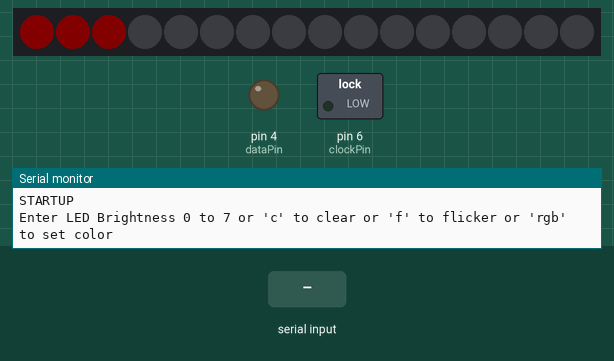
This sketch was run on a simulated Arduino Leonardo, built with avr-gcc and run on an emulated ATmega32U4. Parts: 16 RGB LEDs in strip order, left to right, switched loads named in the sketch (green lamp = pin HIGH), output pins drawn as LEDs (lit = HIGH), the last lines printed to the serial monitor. The inputs (shaded band) are chosen by the test bench. Dim RGB values are drawn brighter than linear; random numbers use the default seed unless the sketch sets one.

Above: at 1.2 s.
1.3 s: "b90\n" received over Serial
At 1.77 s:
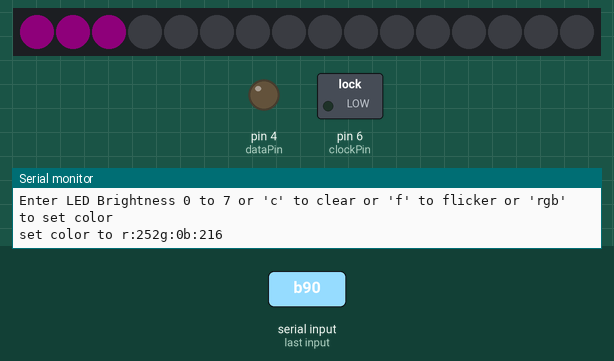
3.9 s: "v1\n" received over Serial
5.4 s: "f90\n" received over Serial
At 6.6 s:
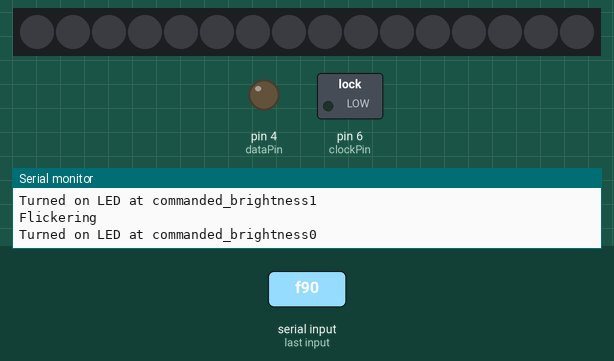
6.9 s: "c,45\n" received over Serial
At 7.7 s:
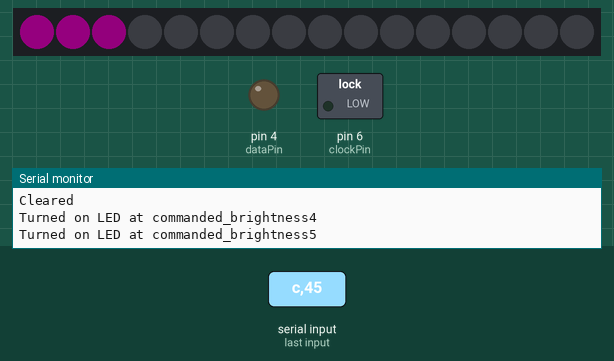
8.4 s: "0\n" received over Serial
At 9.1 s:
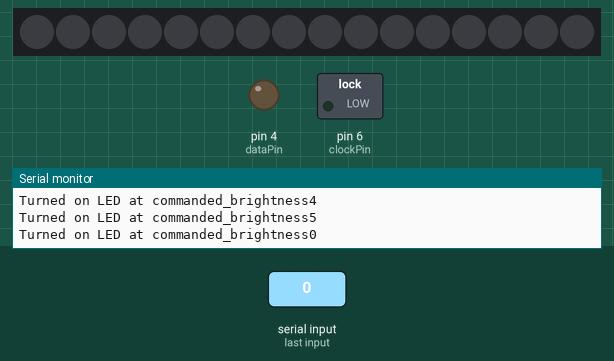
9.9 s: "90,45\n" received over Serial
At 10.7 s:
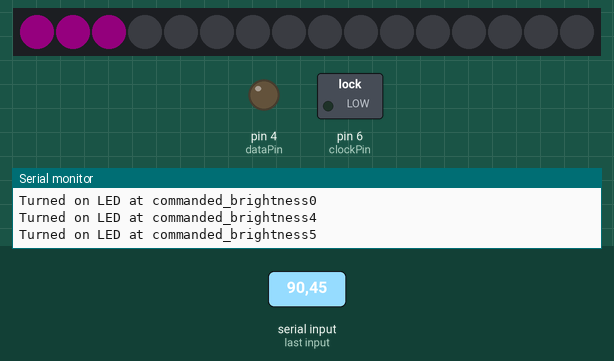
Timing chart, 0 to 12.5 s (numbered marks = the images above; inputs shaded):
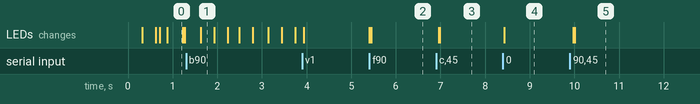

The sketch:

jack-o-candle2.ino
```cpp
#include <Adafruit_NeoPixel.h>

/*
Adafruit Arduino - Lesson 5. Serial Monitor
*/

int latchPin = 5;
int clockPin = 6;
int dataPin = 4;

byte color_of_led = 8;
char previous_ch = '-';

byte leds = 0;

void setupSerial()
{
  pinMode(latchPin, OUTPUT);
  pinMode(dataPin, OUTPUT);
  pinMode(clockPin, OUTPUT);
  Serial.begin(9600);
  while (! Serial); // Wait untilSerial is ready - Leonardo
  Serial.println("Enter LED Brightness 0 to 7 or 'c' to clear or 'f' to flicker or 'rgb' to set color");
}

#define PIN 2

// Parameter 1 = number of pixels in strip
// Parameter 2 = pin number (most are valid)
// Parameter 3 = pixel type flags, add together as needed:
//   NEO_KHZ800  800 KHz bitstream (most NeoPixel products w/WS2812 LEDs)
//   NEO_KHZ400  400 KHz (classic 'v1' (not v2) FLORA pixels, WS2811 drivers)
//   NEO_GRB     Pixels are wired for GRB bitstream (most NeoPixel products)
//   NEO_RGB     Pixels are wired for RGB bitstream (v1 FLORA pixels, not v2)
Adafruit_NeoPixel strip = Adafruit_NeoPixel(16, 2, NEO_GRB + NEO_KHZ800);

/*
 5 "flames" of 3 pixels each.
 Each flame can have a brightness of 0 to 254 (play with this scale)
 Eventually, light up center pixel of three first then the sides. This version will just distribute amongst the 3 pixels.
*/

#define NUMBER_OF_FLAMES 1 // depends on number of neopixel triplets. 5 for 16 NeoPixel ring. 4 for 12 NeoPixel ring
#define FLICKER_CHANCE 3 // increase this to increase the chances an individual flame will flicker

uint32_t rez_range = 256*3;
#define D_ false

// console buttons:
struct flame_element{
  int brightness;
  int step;
  int max_brightness;
  long rgb[3];
  int state;
  } flames[NUMBER_OF_FLAMES];

  int new_brightness = 0;
  unsigned long rgb[3]; //reusable temporary array
  uint8_t scaleD_rgb[3];
  byte acc;

 #define SCALERVAL 256*3
 const int flamecolors[22][3] = {
{ SCALERVAL, 0,  0},
{ SCALERVAL, 0,  0},
{ SCALERVAL, 0,  0},
{ SCALERVAL, 0,  0},
{ SCALERVAL, 0,  0},
{ SCALERVAL, 0,  0},
{ SCALERVAL, 0,  0},
{ SCALERVAL, 0,  0},
{ SCALERVAL, SCALERVAL*.4,  },
{ SCALERVAL, SCALERVAL*.4,  0},
{ SCALERVAL, SCALERVAL*.4,  0},
{ SCALERVAL, SCALERVAL*.4,  0},
{ SCALERVAL, SCALERVAL*.3,  0},
{ SCALERVAL, SCALERVAL*.3,  0},
{ SCALERVAL, SCALERVAL*.3,  0},
{ SCALERVAL, SCALERVAL*.3,  0},
{ SCALERVAL, SCALERVAL*.3,  0},
{ SCALERVAL, SCALERVAL*.3,  0},
{ SCALERVAL, SCALERVAL*.3,  },
{ SCALERVAL, SCALERVAL*.3,  SCALERVAL}, // white
{ 0, SCALERVAL*.2,  SCALERVAL}, // that one blue flame
{ SCALERVAL,  SCALERVAL*.3,  SCALERVAL*.5}
};


void setup() {
 // if (D_){
    Serial.begin(9600);
    Serial.println("STARTUP");
//  }
  setupSerial();
  strip.begin();
  strip.show(); // Initialize all pixels to 'off'
  randomSeed(analogRead(4));
    InitFlames();

}


void loop() {
  int commanded_brightness;

  if (Serial.available())
  {
    char ch = Serial.read();
    if (ch == 'b')  // assuming full command is rgb
    {
      ch = Serial.read();
      if (ch >= '0' && ch <= '9')
      {
        byte color_of_red = ch - '0';
        color_of_red = color_of_red * 28;
        flames[0].rgb[0] = color_of_red;
        ch = Serial.read();
        byte color_of_green = ch - '0';
        flames[0].rgb[1] = color_of_green;
        color_of_green = color_of_green * 28;
        ch = Serial.read();
        byte color_of_blue = ch - '0';
        color_of_blue = color_of_blue * 28;
        flames[0].rgb[2] = color_of_blue;

        Serial.print("set color to ");
        Serial.print("r:");
        Serial.print(color_of_red);
        Serial.print("g:");
        Serial.print(color_of_green);
        Serial.print("b:");
        Serial.println(color_of_blue);
      }
      ch='t';
    }
    else
    {
      if (ch >= '0' && ch <= '7')
      {
        commanded_brightness = ch - '0';
        flames[0].state = -1;
        UpdateFlameColor(0, commanded_brightness*36);
        Serial.print("Turned on LED at commanded_brightness");
        Serial.println(commanded_brightness);
      }
      if (ch == 'c')
      {
        flames[0].state = -1;
        UpdateFlameColor(0, 0);
        Serial.println("Cleared");
      }
      if (ch == 'f')
      {
        flames[0].state = 0;
        UpdateFlameColor(0, 10);
        Serial.println("Flickering");
      }
    }
  }
  updateFlicker();


} //loop()


void updateFlicker() {

 for(byte flame_count=0; flame_count<NUMBER_OF_FLAMES; flame_count++) {
    switch(flames[flame_count].state){
      case 0: // reset
        CreateNewFlame(flame_count);
      break;

      case 1: //increasing
        new_brightness = flames[flame_count].brightness + flames[flame_count].step;
        if (new_brightness > flames[flame_count].max_brightness){
          UpdateFlameColor(flame_count, flames[flame_count].max_brightness);
          flames[flame_count].brightness = flames[flame_count].max_brightness;
          flames[flame_count].step = GetStepSize(); // pick a different speed for flame going out
          flames[flame_count].state = 2;
        } else {
          UpdateFlameColor(flame_count, new_brightness);
          flames[flame_count].brightness = new_brightness;
        }

      break;


      case 2: //decreasing
        new_brightness = flames[flame_count].brightness - flames[flame_count].step;
        // chance to flicker/rekindle:
        if (random(new_brightness) < FLICKER_CHANCE){
          // rekindle:
          flames[flame_count].state = 1; //increase again
          flames[flame_count].brightness = max(GetMaxBrightness(), flames[flame_count].brightness);
          flames[flame_count].step = GetStepSize();

        } else {
          if (new_brightness <1){
            flames[flame_count].state = 0; // bottomed out - reset to next flame
            flames[flame_count].brightness = 0;
             UpdateFlameColor(flame_count, 0);
          } else {
            UpdateFlameColor(flame_count, new_brightness);
             flames[flame_count].brightness = new_brightness;
          }
        }
      break;
    }

  }
   strip.show();
   delay(22);

} //loop()


void InitFlames(){
// Sets initial states in flames array
  for(byte i=0; i<NUMBER_OF_FLAMES; i++) {
    flames[i].state=0;

  }
  flames[0].rgb[0] = 250;  // RED ON
  flames[0].rgb[1] = 0;    // GREEN OFF
  flames[0].rgb[2] = 0;    // BLUE OFF
}


void UpdateFlameColor(byte flame_num, int new_brightness){
//
  uint32_t c = 0;
  uint32_t color_channel_value;
  byte rgb_channel;

  new_brightness = min(new_brightness, flames[flame_num].max_brightness);


  for(byte rgb_channel=0; rgb_channel<3; rgb_channel++) {
    color_channel_value = flames[flame_num].rgb[rgb_channel];
    color_channel_value = color_channel_value * (uint32_t)new_brightness; // keep it long
    color_channel_value = color_channel_value/(uint32_t)rez_range;
    rgb[rgb_channel] = max(0L,color_channel_value);
  } // step through R G B


  // spread possible values of 0 -768 across 3 pixels
  for(byte sub_pixel=0; sub_pixel<3; sub_pixel++) {
    for(byte i=0; i<3; i++) { // rgb
      acc = rgb[i]/3;
      byte d = rgb[i]%3;
      if (sub_pixel < d){
        acc++;
      }
      scaleD_rgb[i] = acc;

    }
    c = strip.Color(scaleD_rgb[0],scaleD_rgb[1], scaleD_rgb[2]);
    strip.setPixelColor(flame_num*3 + sub_pixel, c);
  }

}


void CreateNewFlame(byte flame_num){
  flames[flame_num].step = GetStepSize();
 flames[flame_num].max_brightness = GetMaxBrightness();

  flames[flame_num].brightness = 0;
  flames[flame_num].state = 1;
  //byte color_index = random(22);
//  byte color_index = color_of_led;
//  for(byte i=0; i<3; i++) {
//    flames[flame_num].rgb[i] = flamecolors[color_index][i];
//  }

}

int GetStepSize(){
   return random(70)+1;
}
int GetMaxBrightness(){
  int retVal;
//  retVal = random(rez_range/4) +  random(rez_range/4) + random(rez_range/4) + rez_range/4 +1; // bell curve
//  retVal = random(rez_range*3/4) +  rez_range/4; // flat distribution
    retVal = random(rez_range/2) +  rez_range/2; // brighter flat distribution
    return retVal;
}
```

Measured:
- after the input at 5.4 s, the LEDs: first change at once (image 2 shows a later state)
- after the input at 6.9 s, the LEDs: first change after 0.06 s (image 3 shows a later state)
- after the input at 8.4 s, the LEDs: change at once (image 4)
- after the input at 9.9 s, the LEDs: first change after 0.08 s (image 5 shows a later state)
